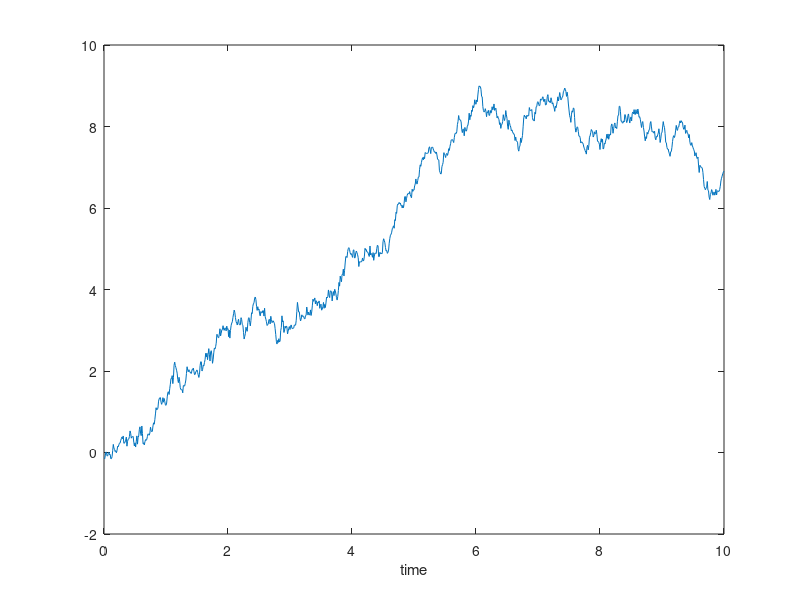

Reproduce this figure in MATLAB. (Note: this script raises an error after producing the figure.)
% Set parameters
h=0.01; sigma=1; t_MAX=10;

W_vector=normrnd(0,sigma*sqrt(h),1,t_MAX/h);
X_vector=cumsum(W_vector);

% Plot sample path
plot(h:h:t_MAX,X_vector);
xlabel('time');title('Weiner Process Simulated, h = ' + string(h));
grid on; axis([0 t_MAX -5 5])